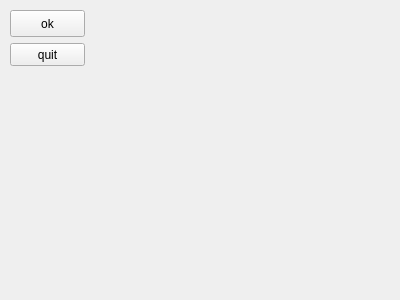
<?xml version="1.0" encoding="UTF-8"?>
<ui version="4.0">
 <class>Form</class>
 <widget class="QWidget" name="Form">
  <property name="geometry">
   <rect>
    <x>0</x>
    <y>0</y>
    <width>400</width>
    <height>300</height>
   </rect>
  </property>
  <property name="windowTitle">
   <string>Form</string>
  </property>
  <widget class="QPushButton" name="pushButton">
   <property name="geometry">
    <rect>
     <x>10</x>
     <y>10</y>
     <width>75</width>
     <height>27</height>
    </rect>
   </property>
   <property name="styleSheet">
    <string notr="true">font: italic 12pt &quot;Arial&quot;;</string>
   </property>
   <property name="text">
    <string>ok</string>
   </property>
  </widget>
  <widget class="QPushButton" name="pushButton_2">
   <property name="geometry">
    <rect>
     <x>10</x>
     <y>43</y>
     <width>75</width>
     <height>23</height>
    </rect>
   </property>
   <property name="text">
    <string>quit</string>
   </property>
  </widget>
 </widget>
 <resources>
  <include location="myres.qrc"/>
 </resources>
 <connections>
  <connection>
   <sender>pushButton</sender>
   <signal>clicked()</signal>
   <receiver>Form</receiver>
   <slot>showFullScreen()</slot>
   <hints>
    <hint type="sourcelabel">
     <x>47</x>
     <y>23</y>
    </hint>
    <hint type="destinationlabel">
     <x>199</x>
     <y>149</y>
    </hint>
   </hints>
  </connection>
  <connection>
   <sender>pushButton_2</sender>
   <signal>clicked()</signal>
   <receiver>Form</receiver>
   <slot>close()</slot>
   <hints>
    <hint type="sourcelabel">
     <x>47</x>
     <y>54</y>
    </hint>
    <hint type="destinationlabel">
     <x>199</x>
     <y>149</y>
    </hint>
   </hints>
  </connection>
 </connections>
</ui>
